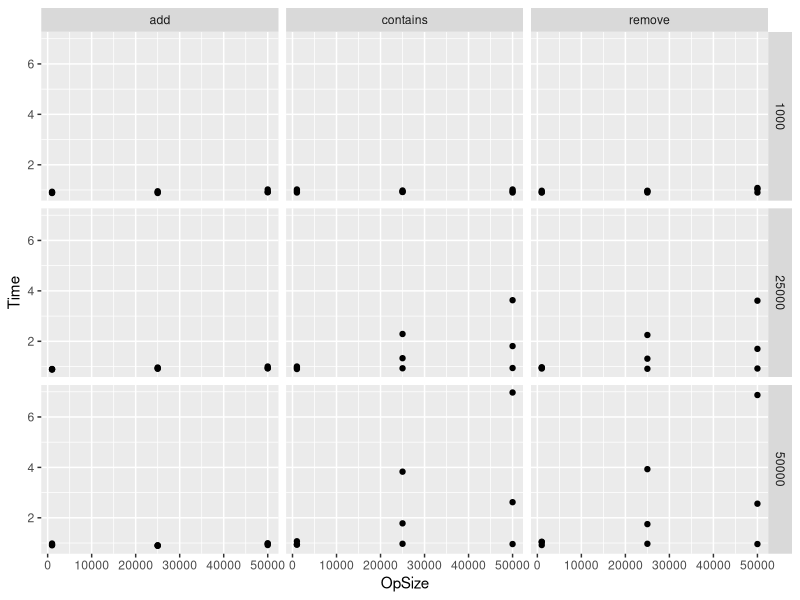
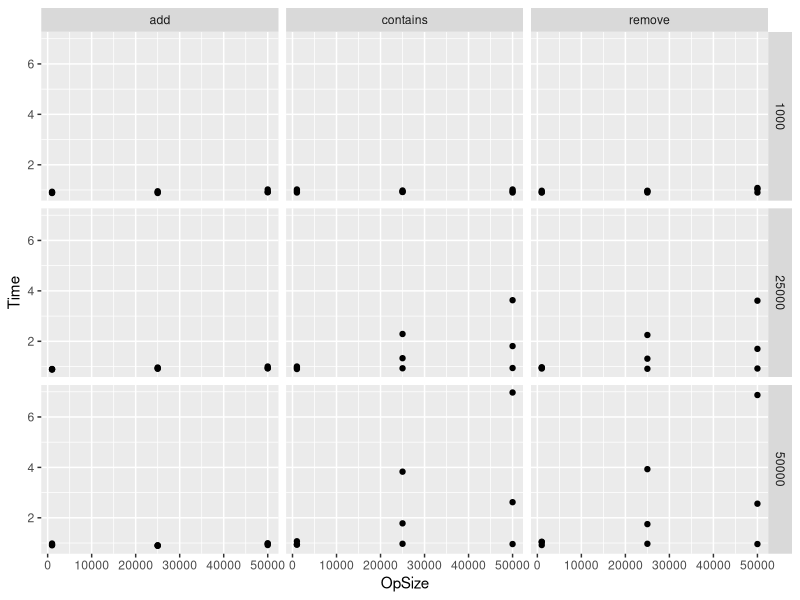

The R source for these figures, in order:
#!/bin/R

library(ggplot2) #a copier en premier après la commande "R" (juste R dan le terminal)

perf <- read.table("perf.dat", header=TRUE) #deuxième commande

ggplot(perf,aes(x=OpSize, y=Time)) + geom_point() + facet_grid(Size~Operation)

ggsave("perf.png") #crée l'image
